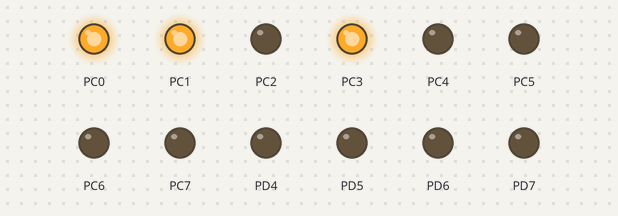
Recording of a program running on a simulated ATmega32, built with avr-gcc and emulated at 8 MHz. Parts: output pins drawn as LEDs (lit = HIGH).

Above: at 0.25 s.
At 4.6 s:
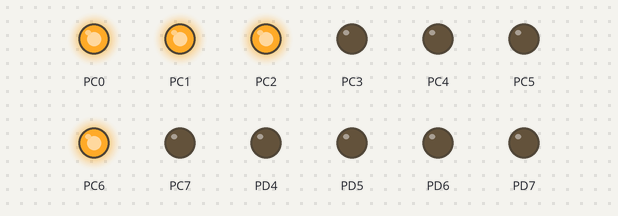
At 10.1 s:
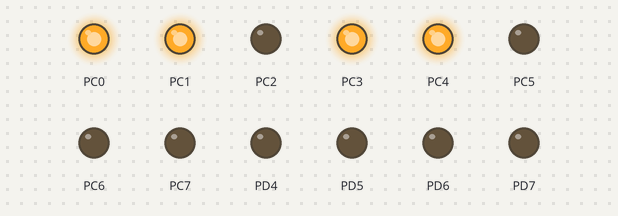
At 20.1 s:
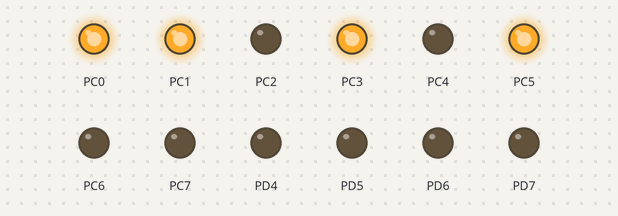
At 30.25 s:
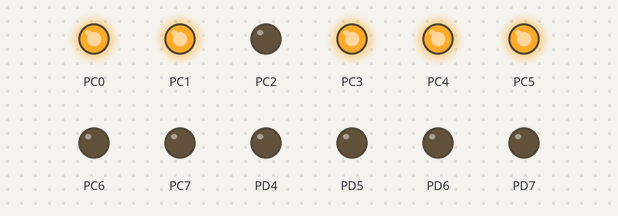
At 39.75 s:
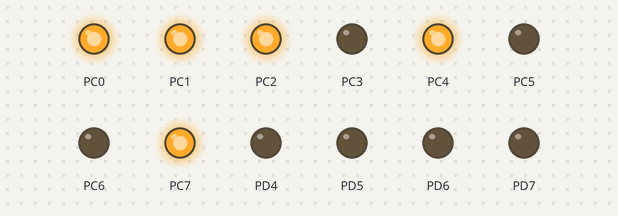
Timing chart, 0 to 40.0 s (numbered marks = the images above):
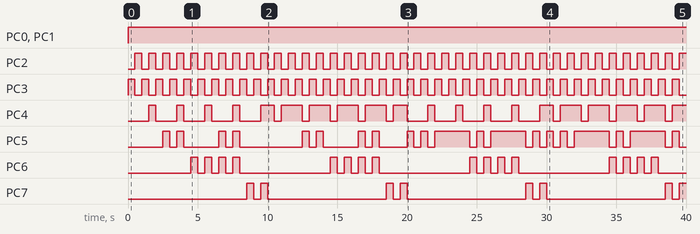

Measured:
- by itself, PC0, PC1: LOW → HIGH at 0.00 s
- by itself, PC2, PC3: alternates HIGH for 0.50 s and LOW for 0.50 s
- by itself, PC4: LOW → HIGH at 1.5 s, → LOW 0.50 s later, → HIGH 1.5 s later, → LOW 0.50 s later, … (39 changes in this stretch)
- by itself, PC5: LOW → HIGH at 2.5 s, → LOW 0.50 s later, → HIGH 0.50 s later, → LOW 0.50 s later, … (40 changes in this stretch)
- by itself, PC6: repeats every 10.0 s: 3 × (LOW 0.50 s, HIGH 0.50 s), LOW 6.5 s, HIGH 0.50 s
- by itself, PC7: repeats every 10.0 s: LOW 0.50 s, HIGH 0.50 s, LOW 8.5 s, HIGH 0.50 s

The program:

main.c
```c
/*
 * GccApplication3.c
 *
 * Created: 11/26/2022 5:30:31 PM
 * Author : karim
 */

#include "Utils/Memory_Map.h"
#define F_CPU	8000000UL
#include "util\delay.h"

int main(void)
{
	DDRC_BASE =0XFF;
	 DDRD_BASE = 0b11110000 ;
    /* Replace with your application code */
    while (1)
    {
		for ( uint8_t i = 0 ; i<10 ; i++ )
 		{
 			for ( uint8_t j = 0 ; j<10 ; j++ )
 			{
 				PORTC_BASE = 0b1011 | (i<<4);
 				_delay_ms(500);
 				PORTC_BASE = 0b0111 | (j<<4) ;
 				_delay_ms(500);
 			}
 		}
  }
}
```

Bit_Manipulation.h
```c
/*
 * Bit_Manipulation.h
 *
 * Created: 11/26/2022 5:36:33 PM
 *  Author: karim
 */


#ifndef BIT_MANIPULATION_H_
#define BIT_MANIPULATION_H_


#define SET_REG(Reg) Reg=0xFF
#define CLEAR_REG(Reg) Reg=0x00
#define TOOGLE_REG(Reg) Reg^=0xFF
#define ASSIGN_REG(Reg,Value) Reg=Value
#define SET_BITS_REG(Reg,Mask) Reg|=(Mask)
#define CLEAR_BITS_REG(Reg,Mask) Reg=(Reg&(~Mask))
#define SET_BIT(Reg,bit) Reg|=(1<<bit)
#define CLEAR_BIT(Reg,bit) Reg=(Reg&(~(1<<bit)))
#define TOOGLE_BIT(Reg,bit) Reg^=(1<<bit)
#define READ_BIT(Reg,bit) ((Reg>>bit)&1)


#endif /* BIT_MANIPULATION_H_ */
```

Memory_Map.h
```c
/*
 * Memory_Map.h
 *
 * Created: 11/26/2022 5:35:49 PM
 *  Author: karim
 */


#ifndef MEMORY_MAP_H_
#define MEMORY_MAP_H_


#include "Bit_Manipulation.h"

/************************************************************************/
/*						MCU_Regester                                    */
/************************************************************************/

/************************************************************************/
/*							DIO_Regesters                               */
/************************************************************************/
// All pin configuration
#define PIN0	0
#define PIN1	1
#define PIN2	2
#define PIN3	3
#define PIN4	4
#define PIN5	5
#define PIN6	6
#define PIN7	7

// PORTA

#define PORTA_BASE	*(volatile uint8_t *)(0x3B)
#define DDRA_BASE	*(volatile uint8_t *)(0x3A)
#define PINA_BASE	*(volatile uint8_t *)(0x39)

// PORTB
#define PORTB_BASE	*(volatile uint8_t *)(0x38)
#define DDRB_BASE	*(volatile uint8_t *)(0x37)
#define PINB_BASE	*(volatile uint8_t *)(0x36)

// PORTC
#define PORTC_BASE	*(volatile uint8_t *)(0x35)
#define DDRC_BASE	*(volatile uint8_t *)(0x34)
#define PINC_BASE	*(volatile uint8_t *)(0x33)

// PORTD
#define PORTD_BASE	*(volatile uint8_t *)(0x32)
#define DDRD_BASE	*(volatile uint8_t *)(0x31)
#define PIND_BASE	*(volatile uint8_t *)(0x30)

/************************************************************************/
/*							Timer_Regesters                             */
/************************************************************************/
/* Timer 0*/
// Diraction_Defination
#define IN	0
#define OUT	1

// Value_Defination
#define High	1
#define Low		0

#define TCCR0_BASE	*(volatile uint8_t *)(0x53)
#define CS00	0
#define	CS01	1
#define	CS02	2
#define WGM01	3
#define COM00	4
#define COM01	5
#define WGM00	6
#define FOC0	7

#define TCNT0_BASE	*(volatile uint8_t *)(0x52)
#define OCR0_BASE	*(volatile uint8_t *)(0x5C)

#define TIMSK_BASE	*(volatile uint8_t *)(0x59)
#define TOIE0	0
#define OCIE0	1
#define TOIE1	2
#define OCIE1B	3
#define OCIE1A	4
#define TICIE1	5
#define TOIE2	6
#define OCIE2	7

#define TIFR_BASE	*(volatile uint8_t *)(0x58)
#define TOV0	0
#define	OCF0	1
#define	TOV1	2
#define	OCF1B	3
#define	OCF1A	4
#define ICF1	5
#define	TOV2	6
#define	OCF2	7

// INTERRUPT
#define	MCUCR	*(volatile uint8_t *)(0x55)
#define ISC00	0
#define ISC01	1
#define ISC10	2
#define ISC11	3


#define	MCUCSR	*(volatile uint8_t *)(0x54)
#define ISC2	6

#define	GICR	*(volatile uint8_t *)(0x5B)
#define INT1	7
#define INT0	6
#define INT2	5

#define	GIFR	*(volatile uint8_t *)(0x5A)
#define INTF1	7
#define INTF0	6
#define INTF2	5

#define	SREG	*(volatile uint8_t *)(0x5F)


#define INT0_vect		__vector_1
#define INT1_vect		__vector_2
#define INT2_vect		__vector_3

#define TIMSK   *(volatile uint8_t *)(0x39)
#define TOIE0   0
#define OCIE0   1
#define TOIE2   6
#define OCIE2   7
#define TOIE1   2
#define OCIE1B  3
#define OCIE1A  4
#define TICIE1  5

//** LED port names **//
#define CAR_light 'A'
#define pedestrians_light 'B'

//** LED pin names **//
#define LED_green	0
#define LED_yellow	1
#define LED_red		2


#define Button_1_Portd	PORT_D
#define Button_1_PIN2	PIN0


#endif /* MEMORY_MAP_H_ */
```
